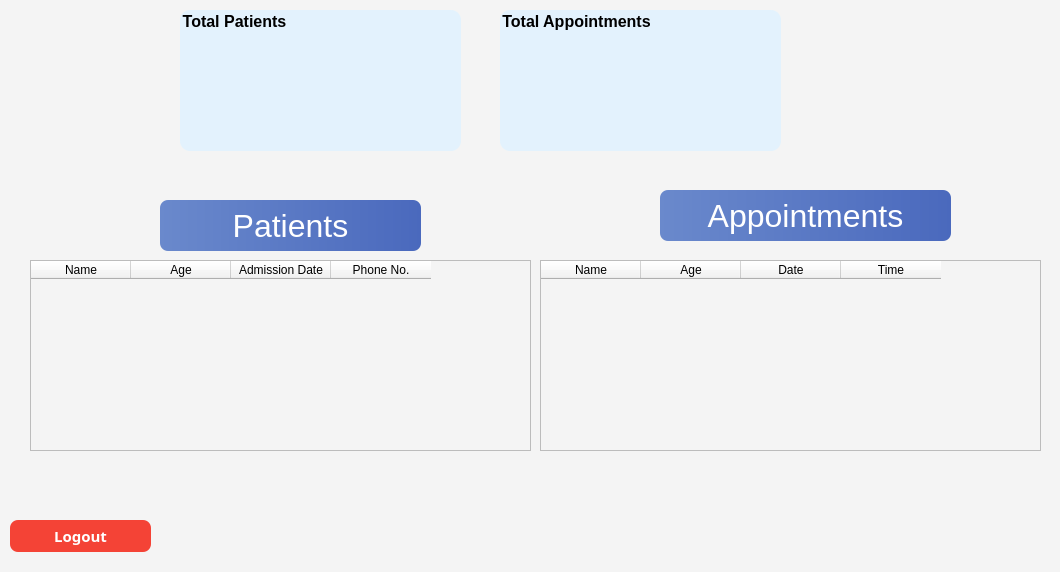
<?xml version="1.0" encoding="UTF-8"?>
<ui version="4.0">
 <class>MainWindow</class>
 <widget class="QMainWindow" name="MainWindow">
  <property name="geometry">
   <rect>
    <x>0</x>
    <y>0</y>
    <width>1060</width>
    <height>572</height>
   </rect>
  </property>
  <property name="windowTitle">
   <string>MainWindow</string>
  </property>
  <property name="styleSheet">
   <string notr="true">
    background-color: #F4F4F4; /* Light gray background for a modern feel */
   </string>
  </property>
  <widget class="QWidget" name="centralwidget">
   <widget class="QPushButton" name="pushButton_2">
    <property name="geometry">
     <rect>
      <x>660</x>
      <y>190</y>
      <width>291</width>
      <height>51</height>
     </rect>
    </property>
    <property name="font">
     <font>
      <pointsize>24</pointsize>
      <weight>31</weight>
      <italic>false</italic>
      <bold>false</bold>
     </font>
    </property>
    <property name="styleSheet">
     <string notr="true">
 background: qlineargradient(x1: 0, y1: 0, x2: 1, y2: 0, stop: 0 #6A89CC, stop: 1 #4A69BD);

font: 250 24pt ;
color: white;
border-radius: 8px;
     </string>
    </property>
    <property name="text">
     <string>Appointments</string>
    </property>
   </widget>
   <widget class="QPushButton" name="pushButton_6">
    <property name="geometry">
     <rect>
      <x>10</x>
      <y>520</y>
      <width>141</width>
      <height>32</height>
     </rect>
    </property>
    <property name="font">
     <font>
      <family>MS Reference Sans Serif</family>
      <pointsize>11</pointsize>
      <weight>75</weight>
      <bold>true</bold>
     </font>
    </property>
    <property name="styleSheet">
     <string notr="true">
      background-color: #F44336; /* Red button */
      color: white;
      border-radius: 8px;
     </string>
    </property>
    <property name="text">
     <string>Logout</string>
    </property>
   </widget>
   <widget class="QTableWidget" name="tableWidget_2">
    <property name="geometry">
     <rect>
      <x>30</x>
      <y>260</y>
      <width>501</width>
      <height>191</height>
     </rect>
    </property>
    <property name="styleSheet">
     <string notr="true">
      gridline-color: #BDBDBD; /* Light gray grid lines */
     </string>
    </property>
    <column>
     <property name="text">
      <string>Name</string>
     </property>
    </column>
    <column>
     <property name="text">
      <string>Age</string>
     </property>
    </column>
    <column>
     <property name="text">
      <string>Admission Date</string>
     </property>
    </column>
    <column>
     <property name="text">
      <string>Phone No.</string>
     </property>
    </column>
   </widget>
   <widget class="QGroupBox" name="groupBox_2">
    <property name="geometry">
     <rect>
      <x>180</x>
      <y>10</y>
      <width>281</width>
      <height>141</height>
     </rect>
    </property>
    <property name="font">
     <font>
      <pointsize>12</pointsize>
      <weight>75</weight>
      <bold>true</bold>
     </font>
    </property>
    <property name="styleSheet">
     <string notr="true">
      background-color: #E3F2FD; /* Light blue */
      border-radius: 10px;
     </string>
    </property>
    <property name="title">
     <string>Total Patients</string>
    </property>
   </widget>
   <widget class="QGroupBox" name="groupBox_3">
    <property name="geometry">
     <rect>
      <x>500</x>
      <y>10</y>
      <width>281</width>
      <height>141</height>
     </rect>
    </property>
    <property name="font">
     <font>
      <pointsize>12</pointsize>
      <weight>75</weight>
      <bold>true</bold>
     </font>
    </property>
    <property name="styleSheet">
     <string notr="true">
      background-color: #E3F2FD; /* Light blue */
      border-radius: 10px;
     </string>
    </property>
    <property name="title">
     <string>Total Appointments</string>
    </property>
   </widget>
   <widget class="QPushButton" name="pushButton_5">
    <property name="geometry">
     <rect>
      <x>160</x>
      <y>200</y>
      <width>261</width>
      <height>51</height>
     </rect>
    </property>
    <property name="font">
     <font>
      <pointsize>24</pointsize>
      <weight>31</weight>
      <italic>false</italic>
      <bold>false</bold>
     </font>
    </property>
    <property name="styleSheet">
     <string notr="true">
 background: qlineargradient(x1: 0, y1: 0, x2: 1, y2: 0, stop: 0 #6A89CC, stop: 1 #4A69BD);

font: 250 24pt ;
color: white;
border-radius: 8px;
     </string>
    </property>
    <property name="text">
     <string>Patients</string>
    </property>
   </widget>
   <widget class="QTableWidget" name="tableWidget_3">
    <property name="geometry">
     <rect>
      <x>540</x>
      <y>260</y>
      <width>501</width>
      <height>191</height>
     </rect>
    </property>
    <property name="styleSheet">
     <string notr="true">
      gridline-color: #BDBDBD; /* Light gray grid lines */
     </string>
    </property>
    <column>
     <property name="text">
      <string>Name</string>
     </property>
    </column>
    <column>
     <property name="text">
      <string>Age</string>
     </property>
    </column>
    <column>
     <property name="text">
      <string>Date</string>
     </property>
    </column>
    <column>
     <property name="text">
      <string>Time</string>
     </property>
    </column>
   </widget>
  </widget>
 </widget>
 <resources/>
 <connections/>
</ui>
